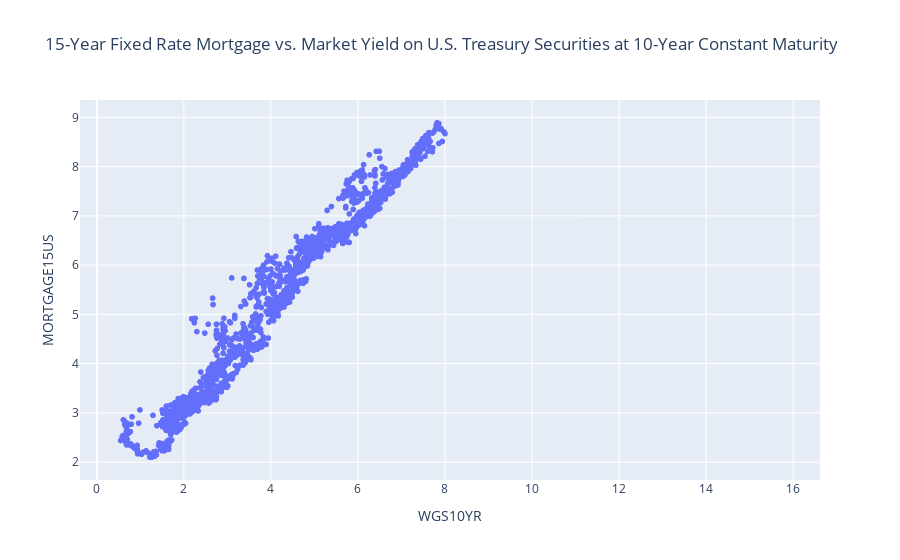

Notebook cell for this chart:
### Markdown cell above
### 15-year mortgage vs 10-year treasury rate

### Code cell
fig = px.scatter(
    df,
    x="WGS10YR",
    y="MORTGAGE15US",
    title="15-Year Fixed Rate Mortgage vs. Market Yield on U.S. Treasury Securities at 10-Year Constant Maturity",
    hover_data={"date": True},
)
# fig.layout.yaxis.tickformat = ",.0%"
# fig.layout.xaxis.tickformat = ",.0%"

fig.show()

### Figure 1 — Plotly figure (JSON) as saved in the notebook; plotly's stock layout.template omitted (floating-point values rounded to 4 significant figures; data arrays with more than 128 entries replaced by an {"elided": "..."} marker saying what was removed)
{"data": [{"customdata": {"elided": "3172x1 str values"}, "hovertemplate": "WGS10YR=%{x}<br>MORTGAGE15US=%{y}<br>date=%{customdata[0]}<extra></extra>", "legendgroup": "", "marker": {"color": "#636efa", "symbol": "circle"}, "mode": "markers", "name": "", "showlegend": false, "type": "scattergl", "x": {"elided": "3172 float values"}, "xaxis": "x", "y": {"elided": "3172 float values"}, "yaxis": "y"}], "layout": {"legend": {"tracegroupgap": 0}, "title": {"text": "15-Year Fixed Rate Mortgage vs. Market Yield on U.S. Treasury Securities at 10-Year Constant Maturity"}, "xaxis": {"anchor": "y", "domain": [0, 1], "title": {"text": "WGS10YR"}}, "yaxis": {"anchor": "x", "domain": [0, 1], "title": {"text": "MORTGAGE15US"}}}}
